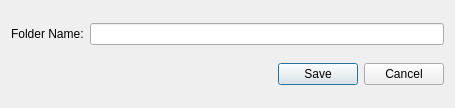
<?xml version="1.0" encoding="UTF-8"?>
<ui version="4.0">
 <class>FolderNameForm</class>
 <widget class="QDialog" name="FolderNameForm">
  <property name="geometry">
   <rect>
    <x>0</x>
    <y>0</y>
    <width>455</width>
    <height>108</height>
   </rect>
  </property>
  <property name="windowTitle">
   <string>Dialog</string>
  </property>
  <layout class="QVBoxLayout" name="verticalLayout">
   <item>
    <layout class="QHBoxLayout" name="horizontalLayout_2">
     <item>
      <widget class="QLabel" name="label">
       <property name="text">
        <string>Folder Name:</string>
       </property>
      </widget>
     </item>
     <item>
      <widget class="QLineEdit" name="edtFolderName"/>
     </item>
    </layout>
   </item>
   <item>
    <layout class="QHBoxLayout" name="horizontalLayout">
     <item>
      <spacer name="horizontalSpacer">
       <property name="orientation">
        <enum>Qt::Horizontal</enum>
       </property>
       <property name="sizeHint" stdset="0">
        <size>
         <width>40</width>
         <height>20</height>
        </size>
       </property>
      </spacer>
     </item>
     <item>
      <widget class="QPushButton" name="btnSave">
       <property name="text">
        <string>Save</string>
       </property>
      </widget>
     </item>
     <item>
      <widget class="QPushButton" name="btnCancel">
       <property name="text">
        <string>Cancel</string>
       </property>
      </widget>
     </item>
    </layout>
   </item>
  </layout>
 </widget>
 <resources/>
 <connections/>
</ui>
